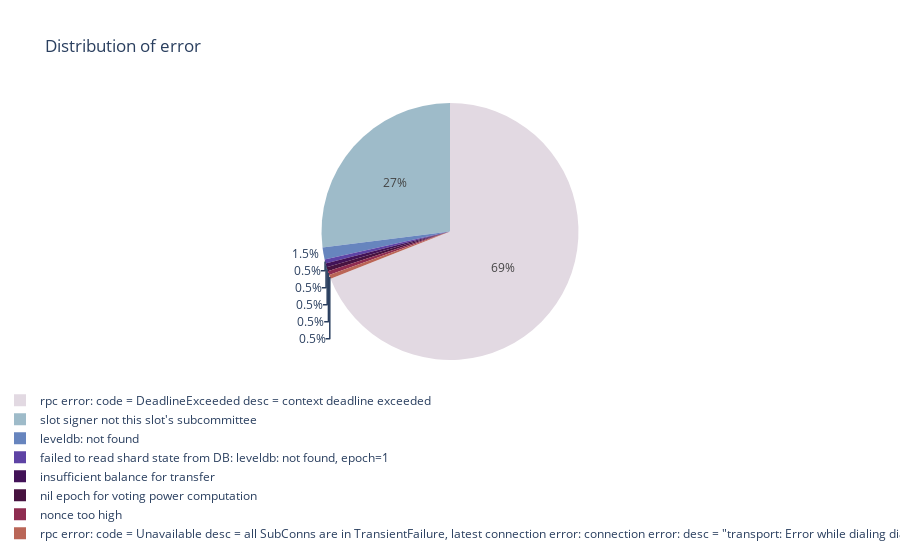

Here is the notebook cell this chart was saved with:
### Code cell
fig = px.pie(df, values='count', names='error', title = "Distribution of error", \
             color_discrete_sequence=px.colors.cyclical.Twilight)
fig.update_layout(legend_orientation="h")
fig.show()

### Figure 1 — Plotly figure (JSON) as saved in the notebook; plotly's stock layout.template omitted (floating-point values rounded to 4 significant figures)
{"data": [{"domain": {"x": [0, 1], "y": [0, 1]}, "hoverlabel": {"namelength": 0}, "hovertemplate": "error=%{label}<br>count=%{value}", "labels": ["failed to read shard state from DB: leveldb: not found, epoch=1", "insufficient balance for transfer", "leveldb: not found", "nil epoch for voting power computation", "nonce too high", "rpc error: code = DeadlineExceeded desc = context deadline exceeded", "rpc error: code = Unavailable desc = all SubConns are in TransientFailure, latest connection error: connection error: desc = \"transport: Error while dialing dial tcp 99.89.95.48:6000: i/o timeout\"", "slot signer not this slot's subcommittee"], "legendgroup": "", "name": "", "showlegend": true, "type": "pie", "values": [1, 1, 3, 1, 1, 138, 1, 54]}], "layout": {"legend": {"orientation": "h", "tracegroupgap": 0}, "piecolorway": ["#e2d9e2", "#9ebbc9", "#6785be", "#5e43a5", "#421257", "#471340", "#8e2c50", "#ba6657", "#ceac94", "#e2d9e2"], "title": {"text": "Distribution of error"}}}
